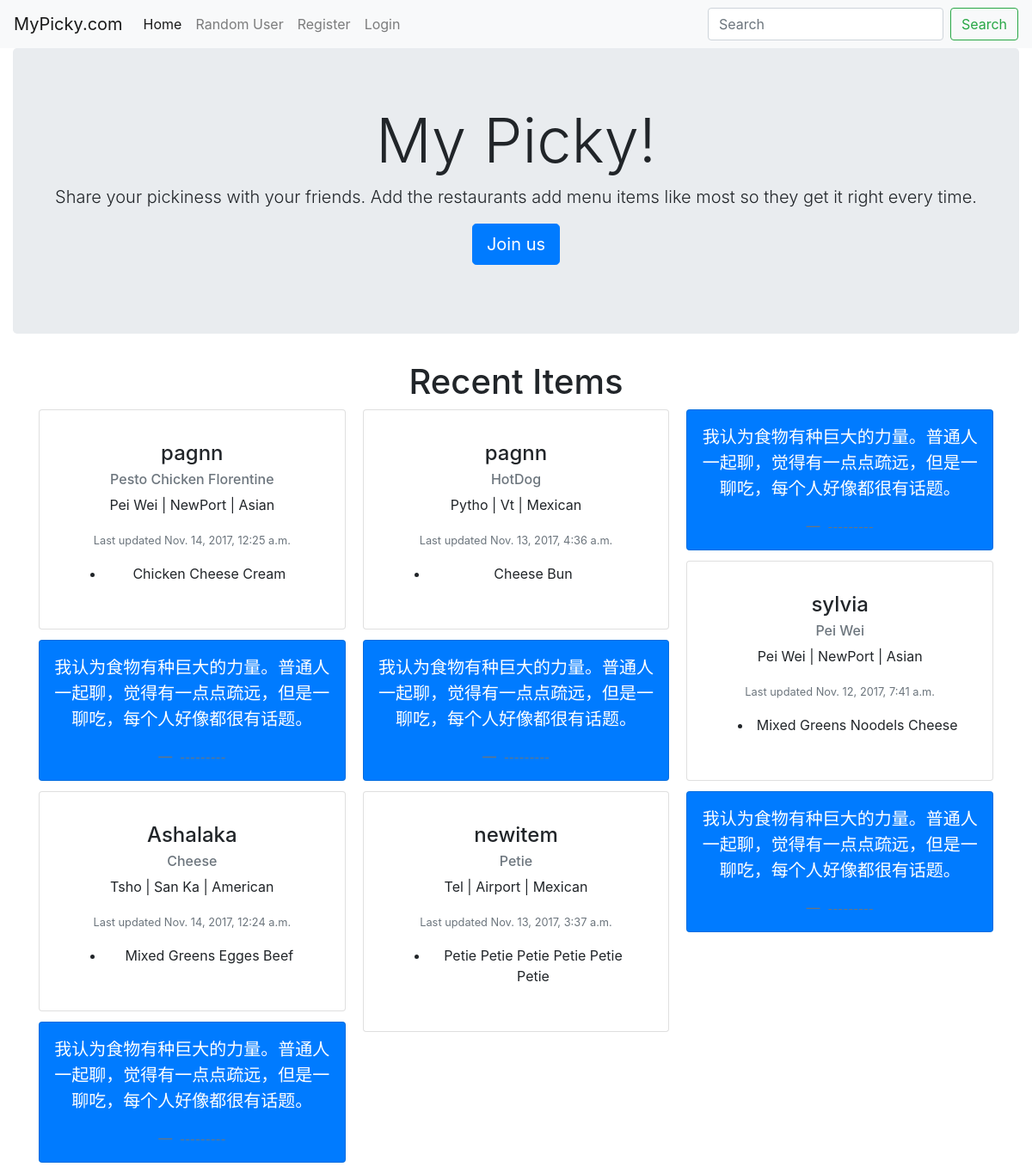
The page / on the database its author committed.
### menus/models.py (models this page shows, shortened)
class Item(models.Model):
	user = models.ForeignKey(settings.AUTH_USER_MODEL)
	restaurant = models.ForeignKey(RestaurantLocation)
	name = models.CharField(max_length=120)
	contents = models.TextField(help_text="Seperate each item by comma.")
	excludes = models.TextField(blank=True,null=True,help_text="Seperate each item by comma.")
	public = models.BooleanField(default=True)
	timestamp =models.DateTimeField(auto_now_add=True)
	updated = models.DateTimeField(auto_now=True)
	class Meta:
		ordering = ['-updated','-timestamp']
	def get_contents(self):
		return self.contents.split(",")
	def __str__(self):
		return self.name

### restaurants/models.py (models this page shows, shortened)
class RestaurantLocation(models.Model):
	owner = models.ForeignKey(User)
	name = models.CharField(max_length=120)
	location = models.CharField(max_length=120,null=True,blank=True)
	category = models.CharField(max_length=120,null=True,blank=True,validators=[validate_category])
	timestamp =models.DateTimeField(auto_now_add=True)
	updated = models.DateTimeField(auto_now=True)
	slug = models.SlugField(null=True,blank=True)
	objects=RestaurantLocationManager()
	@property
	def title(self):
		return self.name

### menus/views.py (the view)
# urls.py: url(r'^$',HomeView.as_view(),name='home'),
class HomeView(View):
	def get(self,request,*args,**kwargs):
		if not request.user.is_authenticated():
			object_list=Item.objects.filter(public=True).order_by("-updated")
			print (object_list)
			return render(request,'home.html',{'object_list':object_list})
		user=request.user
		is_following_user_ids=[x.user.id for x in user.is_following.all()]
		object_list=Item.objects.filter(user__id__in=is_following_user_ids,public=True).order_by("-updated")
		return render(request,'home.html',{'object_list':object_list})

### templates/home.html (shortened to what this page needs)
{% extends "base.html" %}
{% block content %}
<div class="jumbotron">
  <h1 class="display-3">My Picky!</h1>
  <p class="lead">Share your pickiness with your friends. Add the restaurants add menu items like most so they get it right every time.</p>
  <p class="lead">
    <a class="btn btn-primary btn-lg" href="{% url 'register' %}" role="button">Join us</a>
  </p>
</div>
{% if request.user.is_authenticated %}
	<h1>What I am Following</h1>
{% else %}
	<h1>Recent Items</h1>
{% endif %}
<div class='container'>
{% include 'menus/home-feed.html' %}
</div>
{% endblock content %}

### menus/templates/menus/home-feed.html
<div class="card-columns">
{% for obj in object_list %}
		<div class="card p-3">
  			<div class="card-body">
    			<h4 class="card-title">{% if request.user.is_authenticated %}<a href='{% url "profiles:detail" username=obj.user.username %}'>{{ obj.user.username }}</a>{% else %}{{ obj.user.username }}{% endif %}</h4>
    			<h6 class="card-subtitle mb-2 text-muted">{{ obj.name }}</h6>
    			<p class="card-text">{{ obj.restaurant.title }} | {{ obj.restaurant.location}} | {{ obj.restaurant.category }}</p>
				<p>
				<p class="card-text"><small class="text-muted">Last updated {{ obj.updated }}</small></p>
					<ul>
						<li>
						{% for ing in obj.get_contents %}
							<span>{% if request.user.is_authenticated %}<a href='{% url "profiles:detail" username=obj.user.username %}'>{{ ing }}</a>{% else %}{{ ing }}{% endif %}</span>
						{% endfor %}
						</li>
					</ul>
		</div>
	</div>
  	<div class="card bg-primary text-white text-center p-3">
    <blockquote class="blockquote mb-0">
      <p>我认为食物有种巨大的力量。普通人一起聊，觉得有一点点疏远，但是一聊吃，每个人好像都很有话题。</p>
      <footer class="blockquote-footer">
        <small>
          ---<cite title="Source Title">------</cite>
        </small>
      </footer>
    </blockquote>
  </div>
{% endfor %}
</div>

### rows shown on the page
Item: user.username "pagnn", name "Pesto Chicken Florentine", restaurant "Pei Wei", restaurant.location "NewPort", restaurant.category "Asian", updated "Nov. 14, 2017, 12:25 a.m.", get_contents "Chicken" "Cheese" "Cream"
Item: user.username "Ashalaka", name "Cheese", restaurant "Tsho", restaurant.location "San Ka", restaurant.category "American", updated "Nov. 14, 2017, 12:24 a.m.", get_contents "Mixed Greens" "Egges" "Beef"
Item: user.username "pagnn", name "HotDog", restaurant "Pytho", restaurant.location "Vt", restaurant.category "Mexican", updated "Nov. 13, 2017, 4:36 a.m.", get_contents "Cheese Bun"
Item: user.username "newitem", name "Petie", restaurant "Tel", restaurant.location "Airport", restaurant.category "Mexican", updated "Nov. 13, 2017, 3:37 a.m.", get_contents "Petie" "Petie" "Petie" "Petie" "Petie" "Petie"
Item: user.username "sylvia", name "Pei Wei", restaurant "Pei Wei", restaurant.location "NewPort", restaurant.category "Asian", updated "Nov. 12, 2017, 7:41 a.m.", get_contents "Mixed Greens" "Noodels" "Cheese"
